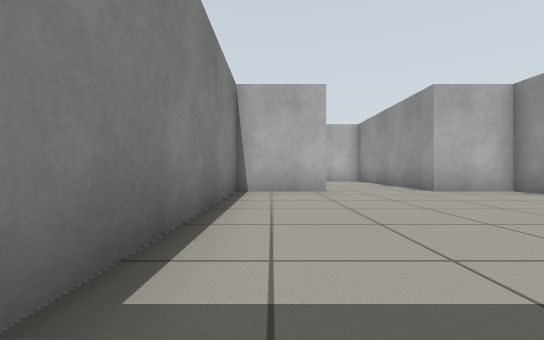
view 1 (above)

16 first-person views from a walk through a robot-simulator world made for Gazebo. The camera is 0.5 m above the floor, looks level and sees 90° across. The floor is counted in squares, 1 m on a side. Each view is taken from the middle of a square. On the plan, view 1 faces up. The plan holds only what a view shows up to about 9 squares ahead; the rest is blank.

view 2
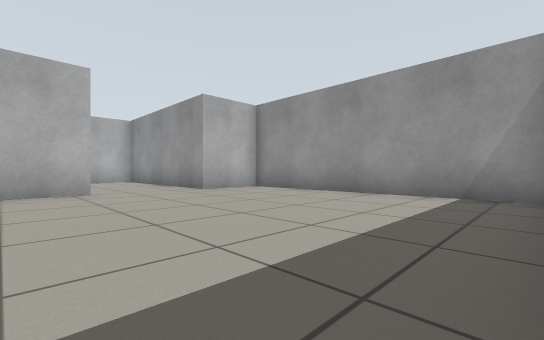

view 3
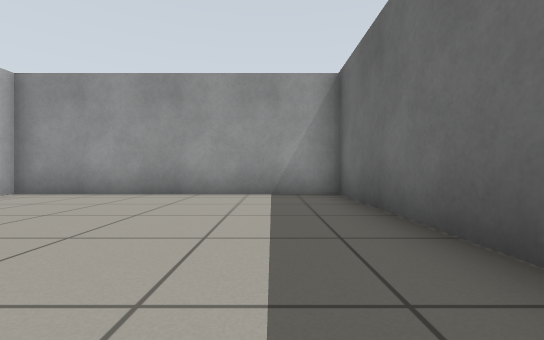

view 4
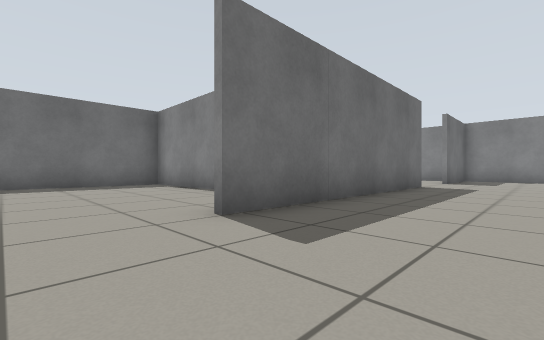

view 5
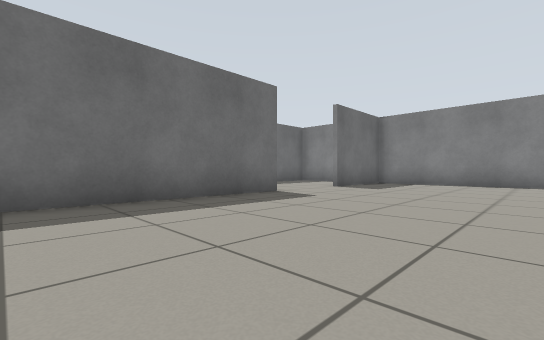

view 6
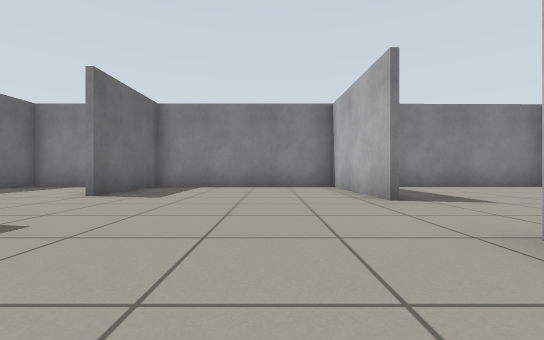

view 7
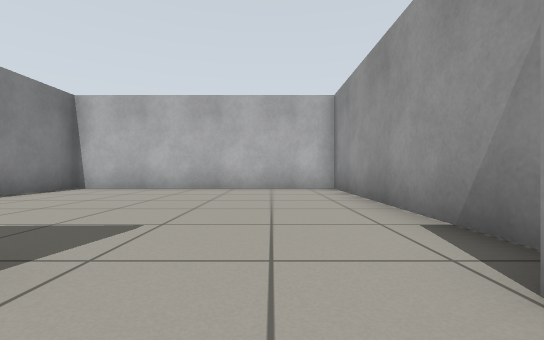

view 8
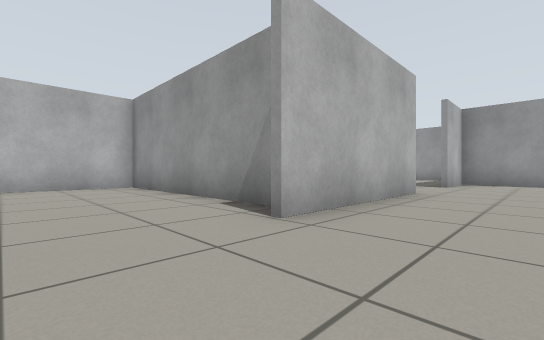

view 9
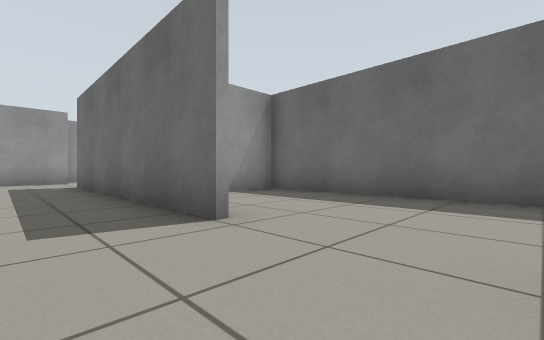

view 10
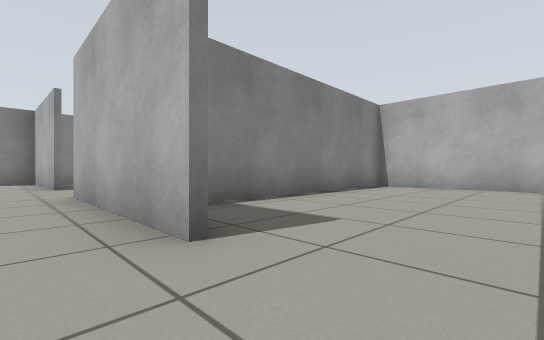

view 11
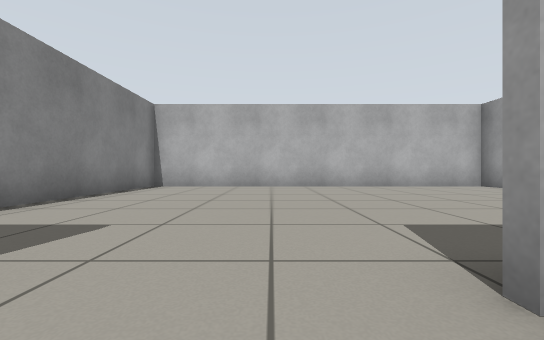

view 12
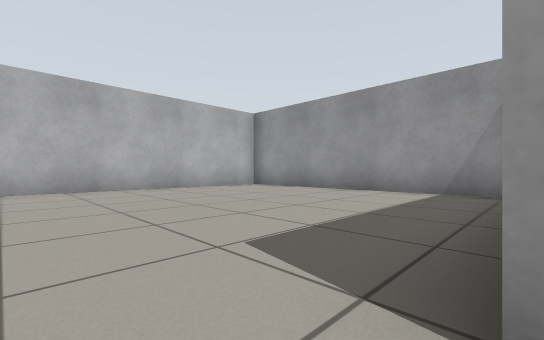

view 13
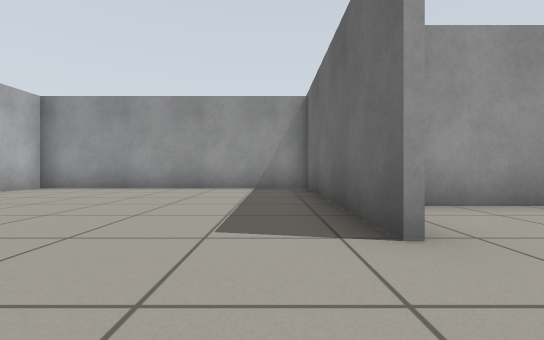

view 14
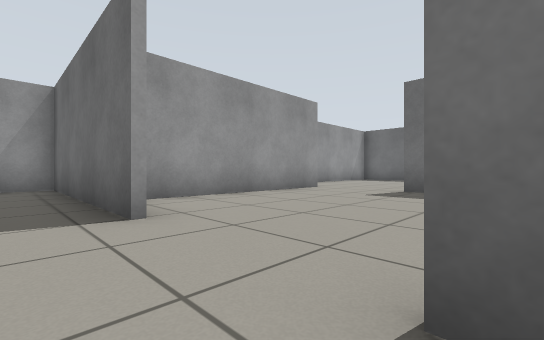

view 15
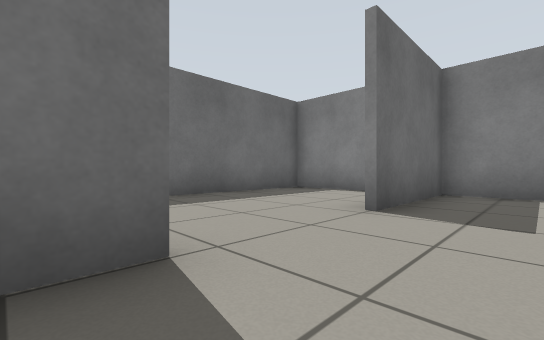

view 16
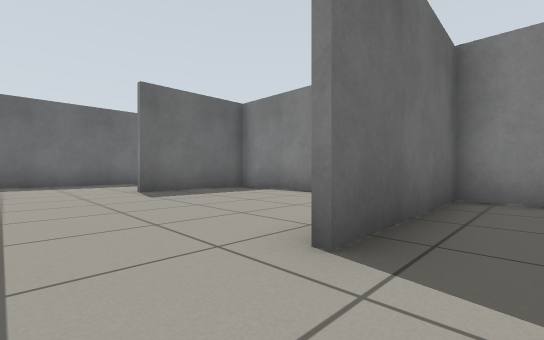

### Floor plan
Ten units are one square. View 1 is at (0, 0); x grows to the right and y downward. Boxes are objects, and circles mark ways between rooms. Rooms are numbered by the first view taken in them; rooms with no view inside come last. Other rooms are left out.
<svg viewBox="-117 -198 196 207">
<path fill="none" stroke="#000" d="M14 -63 -8 -63 -8 -1M-4 4 56 4 56 -63 38 -63M-43 -126 -43 -183 -112 -183 -112 -65 -81 -65M-74 -119 -112 -119M-6 -119 -50 -119M-58 -65 14 -65M-112 -121 -74 -121M-112 -50 -112 -29 -28 -29 -28 -43M38 -63 38 -119 19 -119M19 -121 74 -121 74 -193 -26 -193 -26 -131"/>
<circle cx="25" cy="-60" r="3" fill="#2a7"/>
<circle cx="5" cy="-120" r="3" fill="#2a7"/>
<text x="30" y="-30">1</text>
<text x="-50" y="-110">2</text>
<text x="20" y="-160">3</text>
</svg>
Room 1 opens to room 2. Room 2 opens to room 3.

Where each view was taken, in squares from view 1:
view 1: 0 up, 0 right, facing up
view 2: 0 up, 0 right, facing up-right
view 3: 1 up, 0 right, facing right
view 4: 9 up, 3 right, facing down-left
view 5: 11 up, 1 left, facing down-left
view 6: 10 up, 3 left, facing left
view 7: 11 up, 6 left, facing up
view 8: 10 up, 7 left, facing up-right
view 9: 8 up, 8 left, facing down-right
view 10: 11 up, 1 right, facing up-left
view 11: 11 up, 1 right, facing up
view 12: 12 up, 1 right, facing up-right
view 13: 13 up, 0 right, facing right
view 14: 13 up, 1 left, facing down-right
view 15: 8 up, 5 left, facing down-left
view 16: 13 up, 6 left, facing down-left
